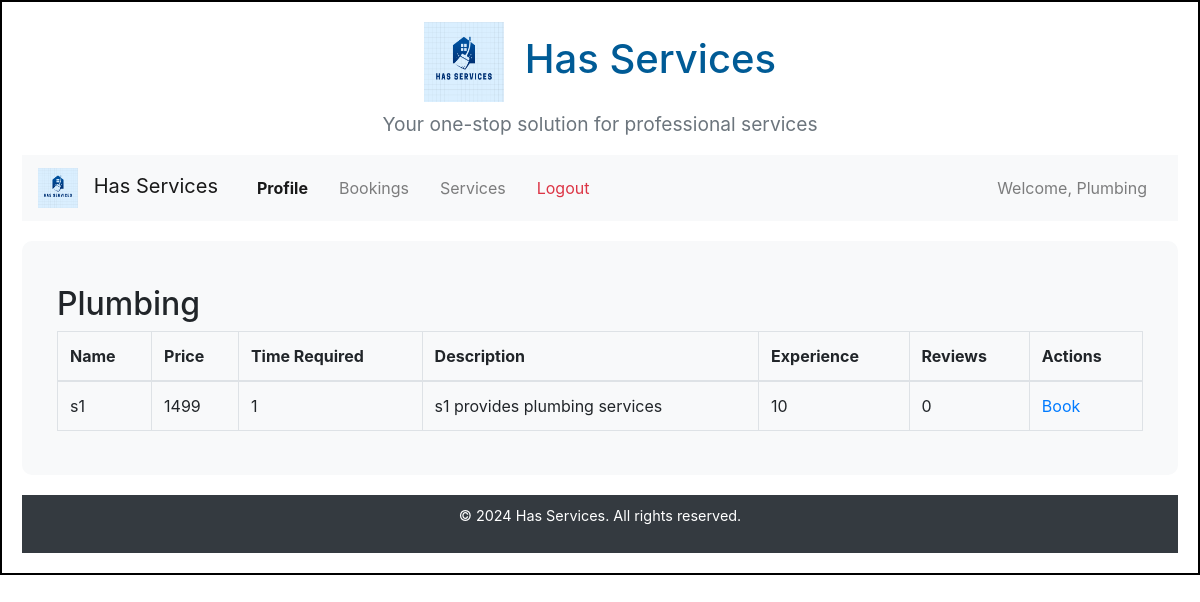
Screenshot of /customer/book/2/Plumbing with the database file from the repository.
### backend/models.py (models this page shows)
class Service(db.Model):
    __tablename__ = "services"
    id = db.Column(db.Integer, primary_key=True)
    name = db.Column(db.String, nullable=False)
    price = db.Column(db.String, nullable=False)
    time = db.Column(db.Integer, nullable=False)
    description = db.Column(db.Text,nullable=False)
    professional = db.relationship('ServiceProfessional',cascade='all, delete', lazy=True, backref ='services')

class ServiceProfessional(db.Model):
    __tablename__ = "service_professionals"
    id = db.Column(db.Integer, primary_key=True)
    user_id = db.Column(db.Integer, db.ForeignKey('users.id'), nullable=False)
    email = db.Column(db.String, nullable=False)
    password = db.Column(db.String, nullable=False)
    full_name = db.Column(db.String, nullable=False)
    service_id = db.Column(db.String, db.ForeignKey('services.id'), nullable=False)
    description = db.Column(db.Text)
    experience = db.Column(db.String, nullable=False)
    price = db.Column(db.Integer, nullable = False)
    reviews = db.Column(db.Integer, default = 0)
    available_status = db.Column(db.Boolean, nullable = False,default=1)#1=Available, 0- Not Available
    profile_documents = db.Column(db.String, nullable=False)
    profile_status = db.Column(db.Boolean, nullable = False, default = 0) #0-Active , 1-Blocked
    verification = db.Column(db.String,default="pending")
    user = db.relationship('User',backref='service_professional',cascade='all,delete',lazy=True)
    sp_servicerequests = db.relationship('ServiceRequest', back_populates='professional', cascade='all,delete',lazy=True)

### backend/controllers.py (the view)
@app.route("/customer/book/<id>/<name>", methods=["POST","GET"])
def bookservice(id,name):
    service = get_service(id)
    professionals = get_service_allprof(id)
    customer = get_customerbyid(id)
    return render_template("customer_professionals_available.html", service=service, professionals=professionals, customer=customer,name=name)

### backend/controllers.py (called while the page is built)
def get_service(id):
    service = Service.query.filter_by(id=id).first()
    return service

def get_service_allprof(id):
    professionals = ServiceProfessional.query.filter_by(service_id=id, verification="approved").all()
    return professionals

def get_customerbyid(id):
    customer = Customer.query.filter_by(id=id).first()
    return customer

### Templates/customer_professionals_available.html
{%extends "customer_layout.html"%}
{%block content%}
        <div class="container my-4">
            <h2>{{service.name}}</h2>
            <table class="table table-bordered">
                <thead>
                <tr>
                    <th>Name</th>
                    <th>Price</th>
                    <th>Time Required</th>
                    <th>Description</th>
                    <th>Experience</th>
                    <th>Reviews</th>
                    <th>Actions</th>
                </tr>
                </thead>
                <tbody>
                {%if professionals%}
                {%for professional in professionals%}
                <tr>
                    <td>{{professional.full_name}}</td>
                    <td>{{professional.price}}</td>
                    <td>{{service.time}}</td>
                    <td>{{professional.description}}</td>
                    <td>{{professional.experience}}</td>
                    <td>{{professional.reviews}}</td>
                    <td>
                      <a href="/customer/confirmbooking/{{service.id}}/{{professional.id}}/{{name}}" type = "button" class="btn-outline-primary">Book</a>
                    </td
                </tr>
                {%endfor%}
                {%else%}
                <div class="err_msg">{{msg}}</div>
                <tr>
                    <td colspan="4">No professionals available</td>
                </tr>
                {%endif%}
                </tbody>
            </table>
        </div>
{%endblock%}

### static/styles/customer.css (style rules this page uses)
* { margin: 0; padding: 0; box-sizing: border-box; }

### rows the page displays
Service: name "Plumbing", time "1"
ServiceProfessional: full_name "s1", price "1499", description "s1 provides plumbing services", experience "10", reviews "0"

### other values shown
{{ name }} "Plumbing"
